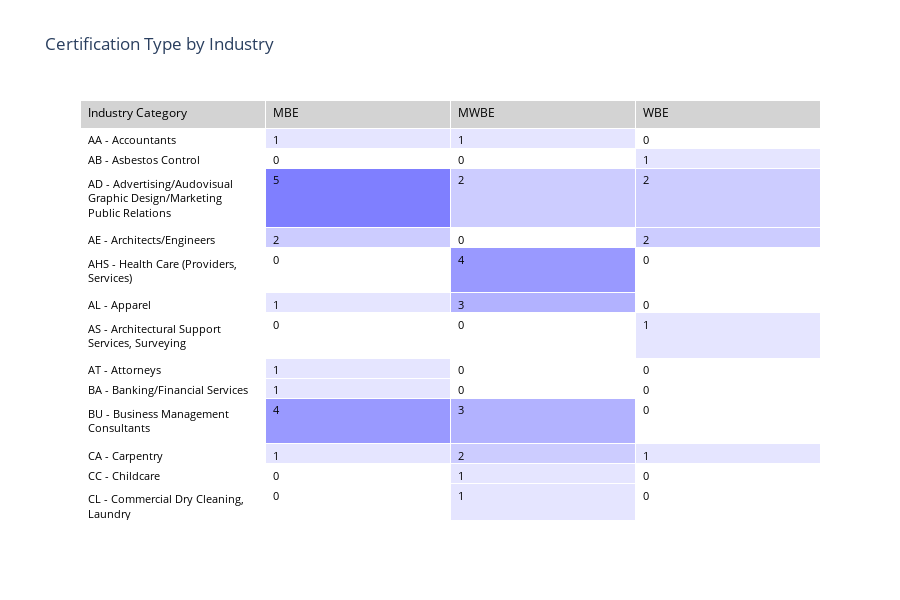

The notebook cell saved with this chart:
### Markdown cell above
#### **3. Visualizing key metrics and relationships**

##### **3.1 Certification Types by Industry**

This analysis provides a matrix-style visualization of Certification Types by Industry Category for businesses within District 7. Using a pivoted table format with conditional color shading, we can observe the distribution and concentration of certification types across different industry categories.

### Code cell
# Grouping and pivoting the data for a tabular format
industry_certification = df_district7_new.groupby(['cob_category_codes1', 'mbe_wbe_cert']).size().reset_index(name='Count')
industry_certification_table = industry_certification.pivot(index='cob_category_codes1', columns='mbe_wbe_cert', values='Count').fillna(0)

# Normalize counts to get a color scale between 0 and 1
max_count = industry_certification_table.values.max()
color_scaled_values = industry_certification_table / max_count

# Creating the matrix table with conditional formatting
fig_matrix_table = go.Figure(data=[go.Table(
    header=dict(values=['Industry Category'] + list(industry_certification_table.columns),
                align='left',
                fill_color='lightgrey',
                font=dict(size=12, color='black')),
    cells=dict(values=[industry_certification_table.index] + [industry_certification_table[col] for col in industry_certification_table.columns],
               align='left',
               fill=dict(color=[['white'] * len(industry_certification_table)] + 
                         [[f'rgba(0, 0, 255, {val})' for val in color_scaled_values[col]] for col in industry_certification_table.columns]),
               font=dict(size=11, color='black'))
)])

fig_matrix_table.update_layout(
    title="Certification Type by Industry",
    height=600
)
fig_matrix_table.show()

### Figure 1 — Plotly figure (JSON) as saved in the notebook; plotly's stock layout.template omitted (floating-point values rounded to 4 significant figures; data arrays with more than 128 entries replaced by an {"elided": "..."} marker saying what was removed)
{"data": [{"cells": {"align": "left", "fill": {"color": {"elided": "4x55 str values"}}, "font": {"color": "black", "size": 11}, "values": {"elided": "4x55 mixed values"}}, "header": {"align": "left", "fill": {"color": "lightgrey"}, "font": {"color": "black", "size": 12}, "values": ["Industry Category", "MBE", "MWBE", "WBE"]}, "type": "table"}], "layout": {"height": 600, "title": {"text": "Certification Type by Industry"}}}
